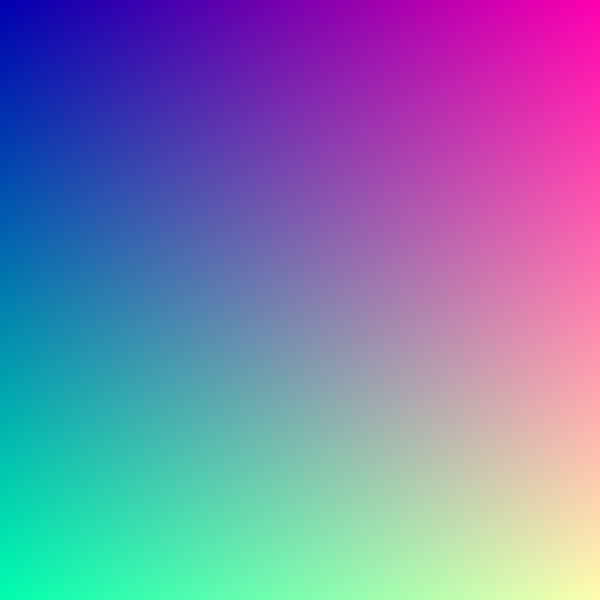
Frame 1 (no input)
Frame 60 (the mouse pressed at the canvas centre just before this capture): identical to frame 1, image omitted
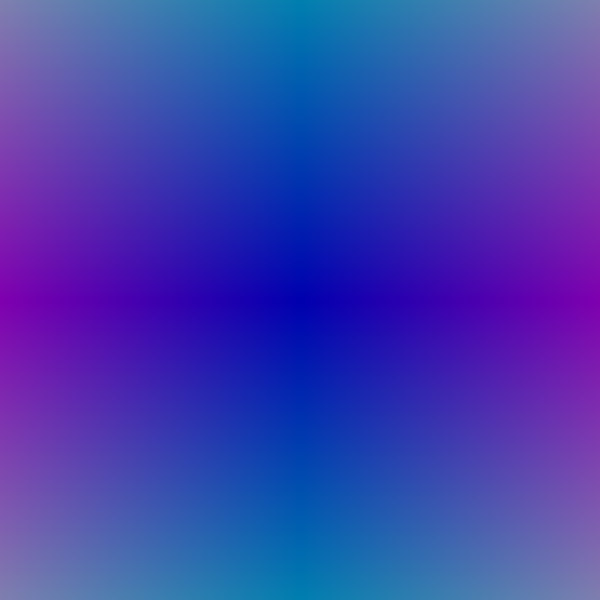
Frame 120 (the mouse held since frame 60 and released just before this capture)

The Processing sketch that drew these frames (run headless with seeded random() and noise(); from frame 60 on, the mouse is pressed at the canvas centre):

// Processing sketch: sketch_HW1_30_2
// ── sketch_HW1_30_2.pde
void setup(){
  //setting up the size of the canvas
  size(600, 600);
  
  noStroke();
}
void draw(){
  //for loop that determines the points/ distances of the pixels
  //on both the x and y axises
  for(int i = 0; i < width; i+=2 ){
    for(int j = 0; j < height; j+=2){
      //calculating the distance between the pixels and mouseX & mouseY
      float distX = dist( i, 0, mouseX, 0);
      float distY = dist(j, 0, mouseY, 0);
      
      //using map to determine the color of the screen based on the 
      //distance from the origin point and mouseX or mousY
      float r = map(distX, 0, width, 0, 255);
      float g = map(distY, 0, height, 0, 255);
      
      //gives colors to the pixels
      fill( r, g, 175);
      //draws the pixels
      rect(i, j, 2, 2);
    }
}
}
